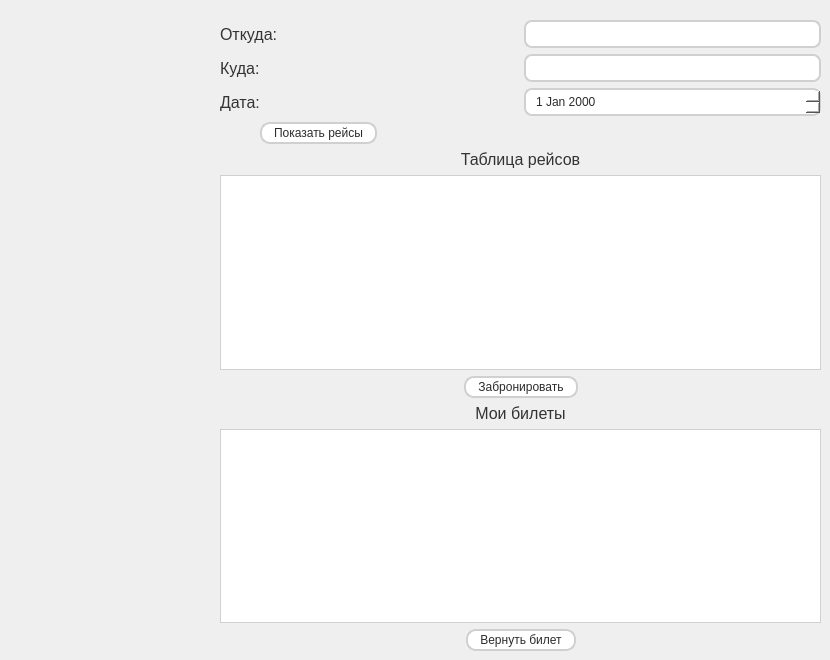
      <widget class="QWidget" name="MainPage">
       <widget class="QWidget" name="layoutWidget">
        <property name="geometry">
         <rect>
          <x>220</x>
          <y>20</y>
          <width>601</width>
          <height>631</height>
         </rect>
        </property>
        <layout class="QVBoxLayout" name="verticalLayout_21">
         <item>
          <layout class="QVBoxLayout" name="verticalLayout_20">
           <item>
            <layout class="QHBoxLayout" name="horizontalLayout_18">
             <item>
              <widget class="QLabel" name="label_14">
               <property name="styleSheet">
                <string notr="true">color: #333333;
font-size: 12pt;
</string>
               </property>
               <property name="text">
                <string>Откуда:</string>
               </property>
              </widget>
             </item>
             <item>
              <widget class="QComboBox" name="inputFrom">
               <property name="styleSheet">
                <string notr="true">QComboBox {
    background-color: #ffffff;
    border: 2px solid #d0d0d0;
    border-radius: 8px;
    padding: 4px 8px;
    padding-right: 30px;
    color: #2c2c2c;
}
QComboBox:hover {
    border-color: #0078d7;
}
QComboBox:focus {
    border-color: #0078d7;
}
QComboBox::drop-down {
    border: none;
    width: 30px;
    background: transparent;
}
QComboBox::down-arrow {
    image: none;
    border-left: 5px solid transparent;
    border-right: 5px solid transparent;
    border-top: 6px solid #2c2c2c;
    width: 0px;
    height: 0px;
    margin-right: 8px;
}
QComboBox::down-arrow:hover {
    border-top: 6px solid #0078d7;
}
QComboBox QAbstractItemView {
    background-color: #ffffff;
    border: 2px solid #d0d0d0;
    selection-background-color: #0078d7;
    selection-color: #ffffff;
    outline: none;
}
</string>
               </property>
              </widget>
             </item>
            </layout>
           </item>
           <item>
            <layout class="QHBoxLayout" name="horizontalLayout_19">
             <item>
              <widget class="QLabel" name="label_15">
               <property name="styleSheet">
                <string notr="true">color: #333333;
font-size: 12pt;
</string>
               </property>
               <property name="text">
                <string>Куда:</string>
               </property>
              </widget>
             </item>
             <item>
              <widget class="QComboBox" name="inputTo">
               <property name="styleSheet">
                <string notr="true">QComboBox {
    background-color: #ffffff;
    border: 2px solid #d0d0d0;
    border-radius: 8px;
    padding: 4px 8px;
    padding-right: 30px;
    color: #2c2c2c;
}
QComboBox:hover {
    border-color: #0078d7;
}
QComboBox:focus {
    border-color: #0078d7;
}
QComboBox::drop-down {
    border: none;
    width: 30px;
    background: transparent;
}
QComboBox::down-arrow {
    image: none;
    border-left: 5px solid transparent;
    border-right: 5px solid transparent;
    border-top: 6px solid #2c2c2c;
    width: 0px;
    height: 0px;
    margin-right: 8px;
}
QComboBox::down-arrow:hover {
    border-top: 6px solid #0078d7;
}
QComboBox QAbstractItemView {
    background-color: #ffffff;
    border: 2px solid #d0d0d0;
    selection-background-color: #0078d7;
    selection-color: #ffffff;
    outline: none;
}
</string>
               </property>
              </widget>
             </item>
            </layout>
           </item>
           <item>
            <layout class="QHBoxLayout" name="horizontalLayout_20">
             <item>
              <widget class="QLabel" name="label_16">
               <property name="styleSheet">
                <string notr="true">color: #333333;
font-size: 12pt;
</string>
               </property>
               <property name="text">
                <string>Дата:</string>
               </property>
              </widget>
             </item>
             <item>
              <widget class="QDateEdit" name="inputDate">
               <property name="styleSheet">
                <string notr="true">QDateEdit {
    background-color: #ffffff;
    border: 2px solid #d0d0d0;
    border-radius: 8px;
    padding: 4px 8px;
    padding-right: 30px;
    color: #2c2c2c;
}
QDateEdit:hover {
    border-color: #0078d7;
}
QDateEdit:focus {
    border-color: #0078d7;
}
QDateEdit::drop-down {
    border: none;
    width: 30px;
    background: transparent;
}
QDateEdit::down-arrow {
    image: none;
    border-left: 5px solid transparent;
    border-right: 5px solid transparent;
    border-top: 6px solid #2c2c2c;
    width: 0px;
    height: 0px;
    margin-right: 8px;
}
QDateEdit::down-arrow:hover {
    border-top: 6px solid #0078d7;
}
QDateEdit QCalendarWidget {
    background-color: #f5f5f5;
}
QCalendarWidget QWidget {
    background-color: #f5f5f5;
    color: #2c2c2c;
}
QCalendarWidget QAbstractItemView {
    background-color: #ffffff;
    selection-background-color: #0078d7;
    selection-color: #ffffff;
    border: 1px solid #d0d0d0;
}
QCalendarWidget QToolButton {
    background: #ffffff;
    color: #2c2c2c;
    border: 1px solid #d0d0d0;
    border-radius: 4px;
    margin: 2px;
    padding: 4px;
}
QCalendarWidget QToolButton:hover {
    background: #e8e8e8;
    border-color: #0078d7;
}
QCalendarWidget QToolButton:pressed {
    background: #d0d0d0;
}
QCalendarWidget QSpinBox {
    background: #ffffff;
    color: #2c2c2c;
    border: 1px solid #d0d0d0;
    border-radius: 4px;
    padding: 2px;
}
QCalendarWidget QSpinBox::up-button,
QCalendarWidget QSpinBox::down-button {
    background: #f0f0f0;
    border: 1px solid #d0d0d0;
}
QCalendarWidget QSpinBox::up-button:hover,
QCalendarWidget QSpinBox::down-button:hover {
    background: #e0e0e0;
}
</string>
               </property>
              </widget>
             </item>
            </layout>
           </item>
          </layout>
         </item>
         <item>
          <layout class="QHBoxLayout" name="horizontalLayout_22">
           <item>
            <spacer name="horizontalSpacer_42">
             <property name="orientation">
              <enum>Qt::Orientation::Horizontal</enum>
             </property>
             <property name="sizeType">
              <enum>QSizePolicy::Policy::Minimum</enum>
             </property>
             <property name="sizeHint" stdset="0">
              <size>
               <width>40</width>
               <height>20</height>
              </size>
             </property>
            </spacer>
           </item>
           <item>
            <widget class="QPushButton" name="showRoutesButton">
             <property name="styleSheet">
              <string notr="true">QPushButton {
    background-color: #ffffff;
    border: 2px solid #d0d0d0;
    border-radius: 10px;
    padding: 2px 12px;
    color: #2c2c2c;
}
QPushButton:hover {
    background-color: #e8e8e8;
    border-color: #b0b0b0;
}
QPushButton:pressed {
    background-color: #d0d0d0;
}
</string>
             </property>
             <property name="text">
              <string>Показать рейсы</string>
             </property>
            </widget>
           </item>
           <item>
            <spacer name="horizontalSpacer_43">
             <property name="orientation">
              <enum>Qt::Orientation::Horizontal</enum>
             </property>
             <property name="sizeHint" stdset="0">
              <size>
               <width>40</width>
               <height>20</height>
              </size>
             </property>
            </spacer>
           </item>
          </layout>
         </item>
         <item>
          <widget class="QLabel" name="label_17">
           <property name="styleSheet">
            <string notr="true">color: #333333;
font-size: 12pt;
</string>
           </property>
           <property name="text">
            <string>Таблица рейсов</string>
           </property>
           <property name="alignment">
            <set>Qt::AlignmentFlag::AlignCenter</set>
           </property>
          </widget>
         </item>
         <item>
          <widget class="QTableView" name="bookTable">
           <property name="styleSheet">
            <string notr="true">QTableView {
    background-color: #ffffff;
    gridline-color: #d0d0d0;
    alternate-background-color: #f9f9f9;
    color: #2c2c2c;
    border: 1px solid #d0d0d0;
    selection-background-color: #0078d7;
    selection-color: #ffffff;
}
QHeaderView::section {
    background-color: #e8e8e8;
    color: #333333;
    padding: 6px;
    border: 1px solid #d0d0d0;
}
</string>
           </property>
           <attribute name="horizontalHeaderStretchLastSection">
            <bool>true</bool>
           </attribute>
          </widget>
         </item>
         <item>
          <layout class="QHBoxLayout" name="horizontalLayout_21">
           <item>
            <spacer name="horizontalSpacer_12">
             <property name="orientation">
              <enum>Qt::Orientation::Horizontal</enum>
             </property>
             <property name="sizeHint" stdset="0">
              <size>
               <width>40</width>
               <height>20</height>
              </size>
             </property>
            </spacer>
           </item>
           <item>
            <widget class="QPushButton" name="bookButton">
             <property name="styleSheet">
              <string notr="true">QPushButton {
    background-color: #ffffff;
    border: 2px solid #d0d0d0;
    border-radius: 10px;
    padding: 2px 12px;
    color: #2c2c2c;
}
QPushButton:hover {
    background-color: #e8e8e8;
    border-color: #b0b0b0;
}
QPushButton:pressed {
    background-color: #d0d0d0;
}
</string>
             </property>
             <property name="text">
              <string>Забронировать</string>
             </property>
            </widget>
           </item>
           <item>
            <spacer name="horizontalSpacer_13">
             <property name="orientation">
              <enum>Qt::Orientation::Horizontal</enum>
             </property>
             <property name="sizeHint" stdset="0">
              <size>
               <width>40</width>
               <height>20</height>
              </size>
             </property>
            </spacer>
           </item>
          </layout>
         </item>
         <item>
          <widget class="QLabel" name="label_18">
           <property name="styleSheet">
            <string notr="true">color: #333333;
font-size: 12pt;
</string>
           </property>
           <property name="text">
            <string>Мои билеты</string>
           </property>
           <property name="alignment">
            <set>Qt::AlignmentFlag::AlignCenter</set>
           </property>
          </widget>
         </item>
         <item>
          <widget class="QTableView" name="ticketsViewTable">
           <property name="styleSheet">
            <string notr="true">QTableView {
    background-color: #ffffff;
    gridline-color: #d0d0d0;
    alternate-background-color: #f9f9f9;
    color: #2c2c2c;
    border: 1px solid #d0d0d0;
    selection-background-color: #0078d7;
    selection-color: #ffffff;
}
QHeaderView::section {
    background-color: #e8e8e8;
    color: #333333;
    padding: 6px;
    border: 1px solid #d0d0d0;
}
</string>
           </property>
           <attribute name="horizontalHeaderStretchLastSection">
            <bool>true</bool>
           </attribute>
          </widget>
         </item>
         <item>
          <layout class="QHBoxLayout" name="horizontalLayout_23">
           <item>
            <spacer name="horizontalSpacer_44">
             <property name="orientation">
              <enum>Qt::Orientation::Horizontal</enum>
             </property>
             <property name="sizeHint" stdset="0">
              <size>
               <width>40</width>
               <height>20</height>
              </size>
             </property>
            </spacer>
           </item>
           <item>
            <widget class="QPushButton" name="cancelTicketButton">
             <property name="styleSheet">
              <string notr="true">QPushButton {
    background-color: #ffffff;
    border: 2px solid #d0d0d0;
    border-radius: 10px;
    padding: 2px 12px;
    color: #2c2c2c;
}
QPushButton:hover {
    background-color: #e8e8e8;
    border-color: #b0b0b0;
}
QPushButton:pressed {
    background-color: #d0d0d0;
}
</string>
             </property>
             <property name="text">
              <string>Вернуть билет</string>
             </property>
            </widget>
           </item>
           <item>
            <spacer name="horizontalSpacer_45">
             <property name="orientation">
              <enum>Qt::Orientation::Horizontal</enum>
             </property>
             <property name="sizeHint" stdset="0">
              <size>
               <width>40</width>
               <height>20</height>
              </size>
             </property>
            </spacer>
           </item>
          </layout>
         </item>
        </layout>
       </widget>
      </widget>
